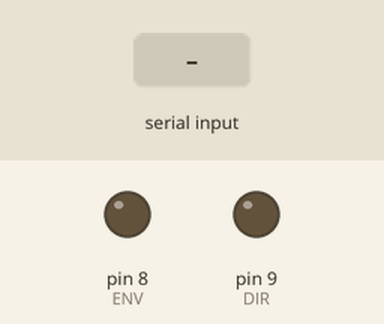
Recording of a sketch running on a simulated Arduino Uno, built with avr-gcc and run on an emulated ATmega328P. Parts: output pins drawn as LEDs (lit = HIGH). The inputs (shaded band) are chosen by the test bench.

Above: at 1.2 s.
1.3 s: "1" received over Serial
At 1.9 s:
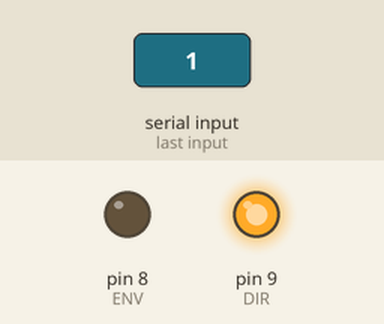
Timing chart, 0 to 12.8 s (numbered marks = the images above; inputs shaded):
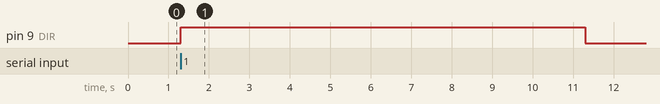

Measured:
- after the input at 1.3 s, pin 9 (DIR): LOW → HIGH at once, → LOW 10.0 s later

The sketch:

linear.ino
```cpp
int ENV=8;
int DIR=9;

void setup()
{
  Serial.begin(9600);
  pinMode(ENV, OUTPUT);
  pinMode(DIR, OUTPUT);
  digitalWrite(ENV, LOW);
  digitalWrite(DIR, LOW);
}

void loop()
{
  if(Serial.available())
  {
    int in_data;
    in_data = Serial.read();
    if (in_data == 49)
    {
      digitalWrite(ENV, LOW);
      digitalWrite(DIR, HIGH);
      delay(10000);
      digitalWrite(ENV, LOW);
      digitalWrite(DIR, LOW);
      delay(10000);
    }
  }
 }
```
